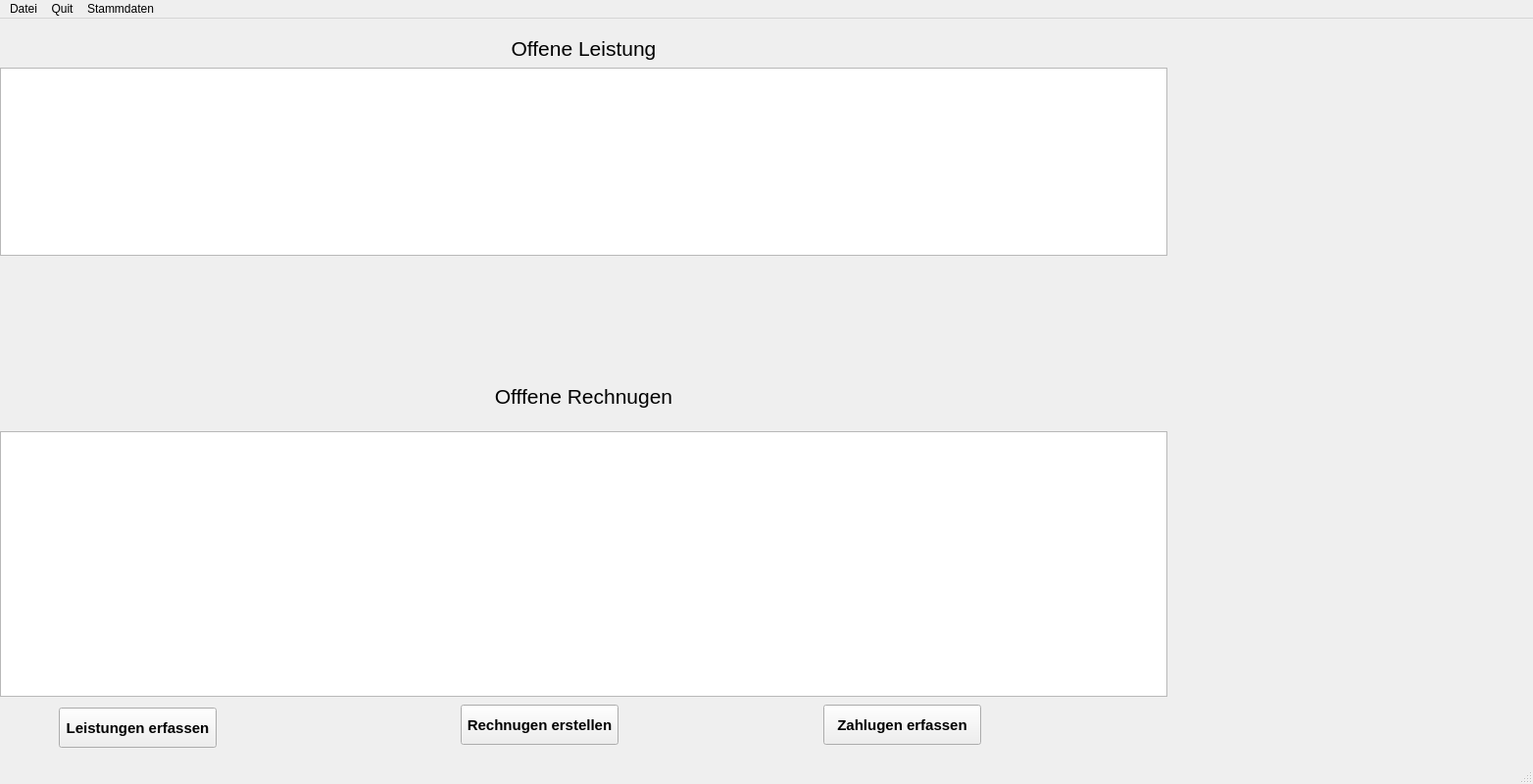
<?xml version="1.0" encoding="UTF-8"?>
<ui version="4.0">
 <class>frm_main</class>
 <widget class="QMainWindow" name="frm_main">
  <property name="geometry">
   <rect>
    <x>0</x>
    <y>0</y>
    <width>1564</width>
    <height>800</height>
   </rect>
  </property>
  <property name="font">
   <font>
    <bold>false</bold>
   </font>
  </property>
  <property name="windowTitle">
   <string>MainWindow</string>
  </property>
  <widget class="QWidget" name="centralwidget">
   <widget class="QLabel" name="lb_offene_leistungen">
    <property name="geometry">
     <rect>
      <x>0</x>
      <y>10</y>
      <width>1191</width>
      <height>41</height>
     </rect>
    </property>
    <property name="font">
     <font>
      <pointsize>16</pointsize>
      <bold>false</bold>
     </font>
    </property>
    <property name="text">
     <string>Offene Leistung</string>
    </property>
    <property name="alignment">
     <set>Qt::AlignmentFlag::AlignCenter</set>
    </property>
   </widget>
   <widget class="QLabel" name="lb_offene_rechnugen">
    <property name="geometry">
     <rect>
      <x>0</x>
      <y>360</y>
      <width>1191</width>
      <height>51</height>
     </rect>
    </property>
    <property name="font">
     <font>
      <pointsize>16</pointsize>
      <bold>false</bold>
     </font>
    </property>
    <property name="text">
     <string>Offfene Rechnugen</string>
    </property>
    <property name="alignment">
     <set>Qt::AlignmentFlag::AlignCenter</set>
    </property>
   </widget>
   <widget class="QTableView" name="tbl_offene_leistungen">
    <property name="geometry">
     <rect>
      <x>0</x>
      <y>50</y>
      <width>1191</width>
      <height>192</height>
     </rect>
    </property>
   </widget>
   <widget class="QTableView" name="tbl_offene_rechnungen">
    <property name="geometry">
     <rect>
      <x>0</x>
      <y>421</y>
      <width>1191</width>
      <height>271</height>
     </rect>
    </property>
   </widget>
   <widget class="QPushButton" name="bt_leistungen_erfassen">
    <property name="geometry">
     <rect>
      <x>60</x>
      <y>703</y>
      <width>161</width>
      <height>41</height>
     </rect>
    </property>
    <property name="font">
     <font>
      <pointsize>11</pointsize>
      <bold>true</bold>
     </font>
    </property>
    <property name="text">
     <string>Leistungen erfassen</string>
    </property>
   </widget>
   <widget class="QPushButton" name="bt_rechnugen_erstellen">
    <property name="geometry">
     <rect>
      <x>470</x>
      <y>700</y>
      <width>161</width>
      <height>41</height>
     </rect>
    </property>
    <property name="font">
     <font>
      <pointsize>11</pointsize>
      <bold>true</bold>
     </font>
    </property>
    <property name="text">
     <string>Rechnugen erstellen</string>
    </property>
   </widget>
   <widget class="QPushButton" name="bt_zahlugen_erfassen">
    <property name="geometry">
     <rect>
      <x>840</x>
      <y>700</y>
      <width>161</width>
      <height>41</height>
     </rect>
    </property>
    <property name="font">
     <font>
      <pointsize>11</pointsize>
      <bold>true</bold>
     </font>
    </property>
    <property name="text">
     <string>Zahlugen erfassen</string>
    </property>
   </widget>
  </widget>
  <widget class="QMenuBar" name="menubar">
   <property name="geometry">
    <rect>
     <x>0</x>
     <y>0</y>
     <width>1564</width>
     <height>33</height>
    </rect>
   </property>
   <widget class="QMenu" name="menuDatei">
    <property name="title">
     <string>Datei</string>
    </property>
   </widget>
   <widget class="QMenu" name="menuQuit">
    <property name="title">
     <string>Quit</string>
    </property>
   </widget>
   <widget class="QMenu" name="menuStammdaten">
    <property name="title">
     <string>Stammdaten</string>
    </property>
   </widget>
   <addaction name="menuDatei"/>
   <addaction name="menuQuit"/>
   <addaction name="menuStammdaten"/>
  </widget>
  <widget class="QStatusBar" name="statusbar"/>
 </widget>
 <resources/>
 <connections/>
</ui>
